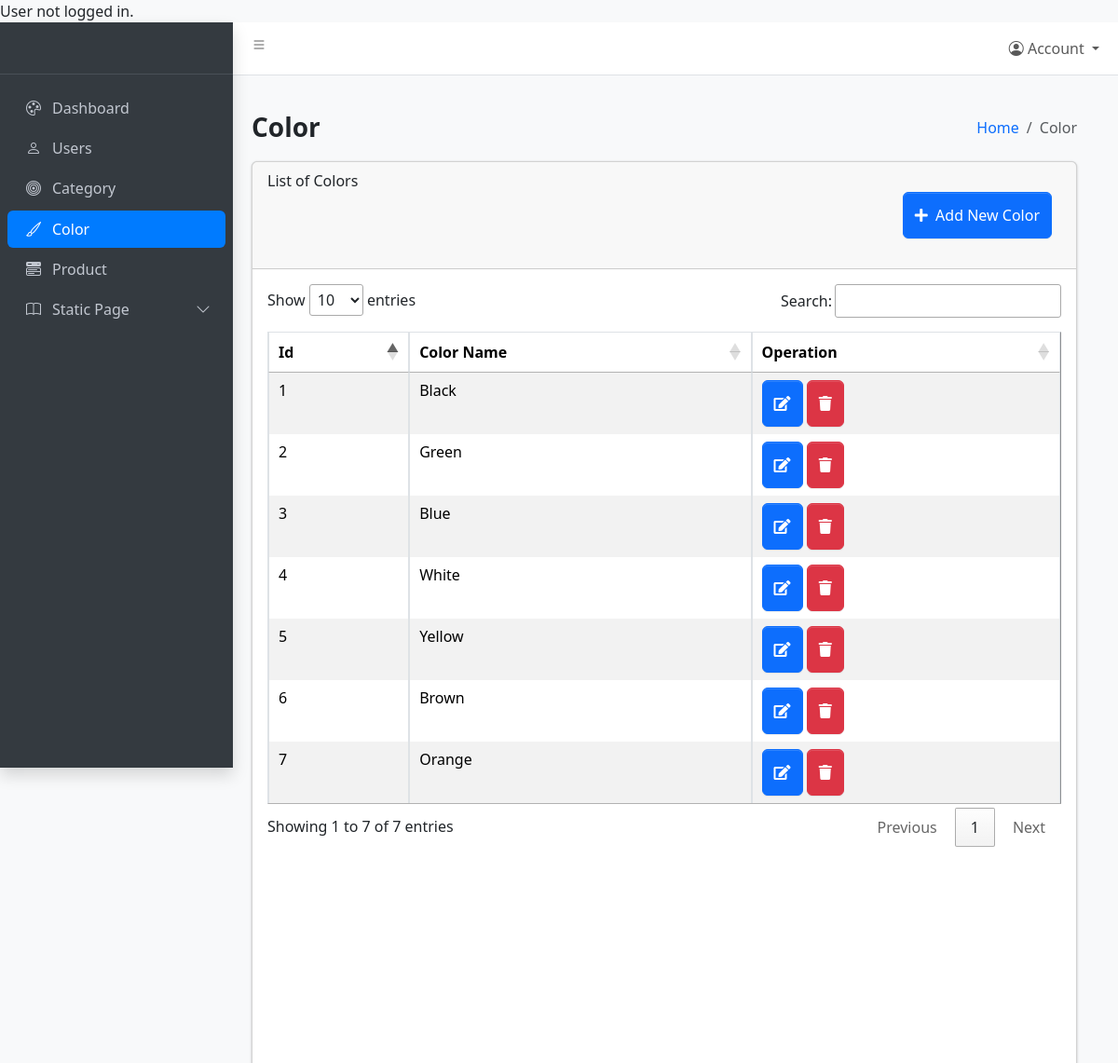
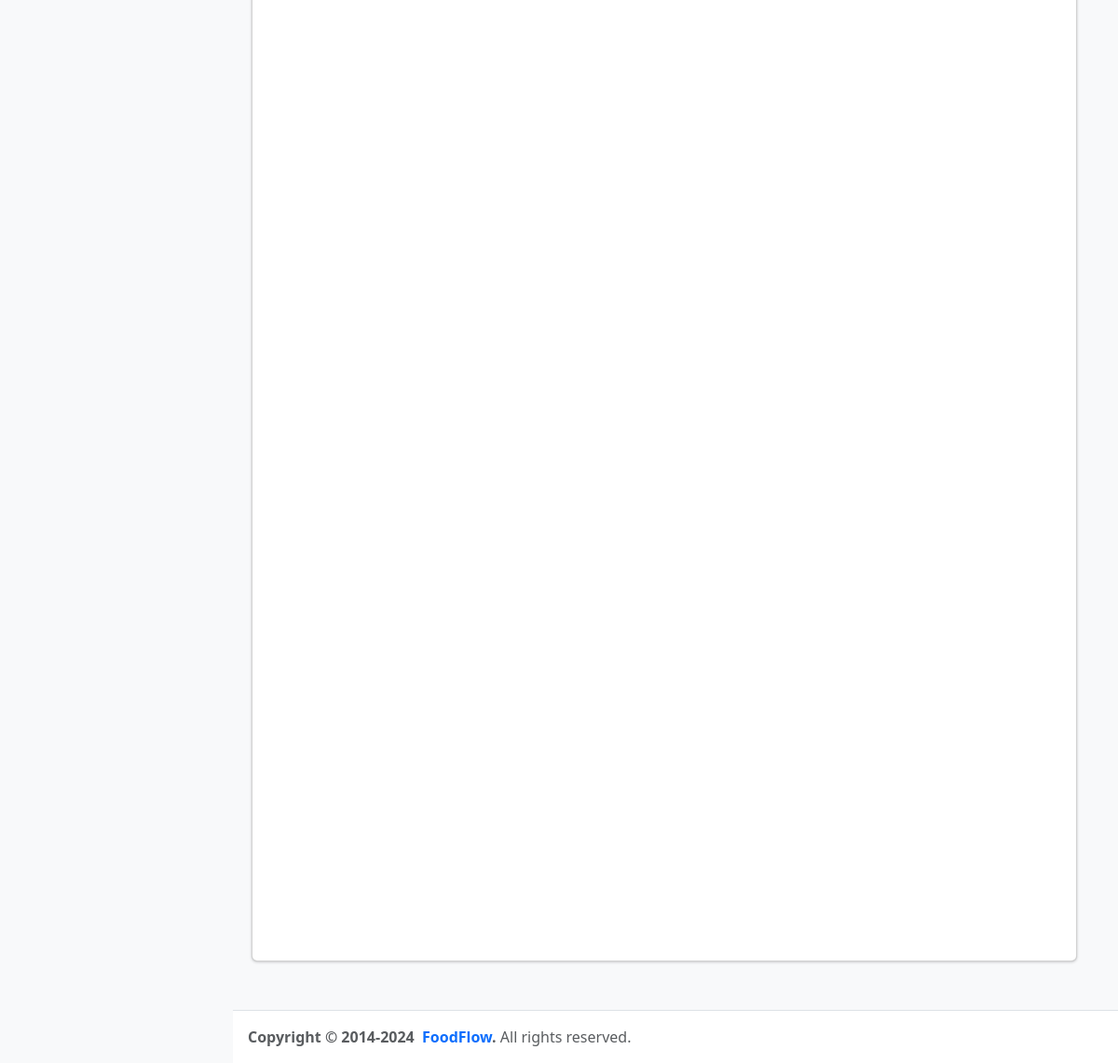
Screenshot of /Admin/color.php with the database file from the repository (2 pictures, top to bottom).
### tables this page shows
CREATE TABLE `colors` (
  `color_id` int(11) NOT NULL,
  `color_name` varchar(250) NOT NULL
);

### Admin/color.php (the view, shortened to what this page needs)
<?php
require_once '../common/config.php';
require_once 'includes/header.php';
require_once 'includes/aside.php';
?>
<div class="row align-items-center mb-3">
    <div class="col-sm-6">
        <h3 class="mb-0 fw-semibold"> Color </h3>
    </div>
    <div class="col-sm-6">
        <nav aria-label="breadcrumb">
            <ol class="breadcrumb justify-content-sm-end mb-0">
                <li class="breadcrumb-item"><a href="dashboard.php">Home</a></li>
                <li class="breadcrumb-item active" aria-current="page"> Color</li>
            </ol>
        </nav>
    </div>
</div>
<div class="row">
    <div class="col-md-12">
        <div class="card mb-4" style="height: 2000px;">
            <div class="card-header">
                List of Colors
                <div class="mb-4 btn_user">
                    <button type="button" class="btn btn-primary" data-bs-toggle="modal" data-bs-target="#add_color ">
                        <i class="fa fa-plus"></i>&nbsp; Add New Color
                    </button>
                </div>
            </div>
            <div class="card-body">
                <table id="myTable1" class="table table-striped table table-bordered mt-5" border="1px" cellspacing="0" width="100%">
                    <thead>
                        <tr>
                            <th scope="col">Id</th>
                            <th scope="col">Color Name</th>
                            <th scope="col">Operation</th>
                        </tr>
                    </thead>
                    <tbody>
                        <?php
                        $select = "SELECT * FROM colors";
                        $result = mysqli_query($con_query, $select);
                        while ($row = mysqli_fetch_assoc($result)) {
                        ?>
                            <tr>
                                <td><?php echo $row['color_id']; ?></td>
                                <td><?php echo $row['color_name']; ?></td>
                                <td id="mytd">
                                    <a href=""> <button class="btn btn-primary edit" data-id="<?php echo $row['color_id']; ?>" data-bs-toggle="modal" data-bs-target="#editcolor"> <i class="fa fa-edit"></i></button></a>
                                    <a href=""><button class="btn  btn-danger delete_btn" data-id="<?php echo $row['color_id']; ?>"><i class="fa fa-trash"></i></button></a>
                                </td>
                            </tr>
                        <?php
                        }
                        ?>
                    </tbody>
                </table>
            </div>
        </div>
    </div>
</div>
<?php
require_once 'includes/footer.php';
?>

### Admin/includes/header.php (style rules this page uses)
.btn_user { display: flex; justify-content: flex-end; margin-right: 10px; }

### Admin/color.php (style rules this page uses)
#myTable1 { margin-top: 63px; }
.btn_user { display: flex; justify-content: flex-end; margin-right: 10px; }
.btn { height: 50px; }

### rows the page displays
colors: color_id "1", color_name "Black"
colors: color_id "2", color_name "Green"
colors: color_id "3", color_name "Blue"
colors: color_id "4", color_name "White"
colors: color_id "5", color_name "Yellow"
colors: color_id "6", color_name "Brown"
colors: color_id "7", color_name "Orange"
